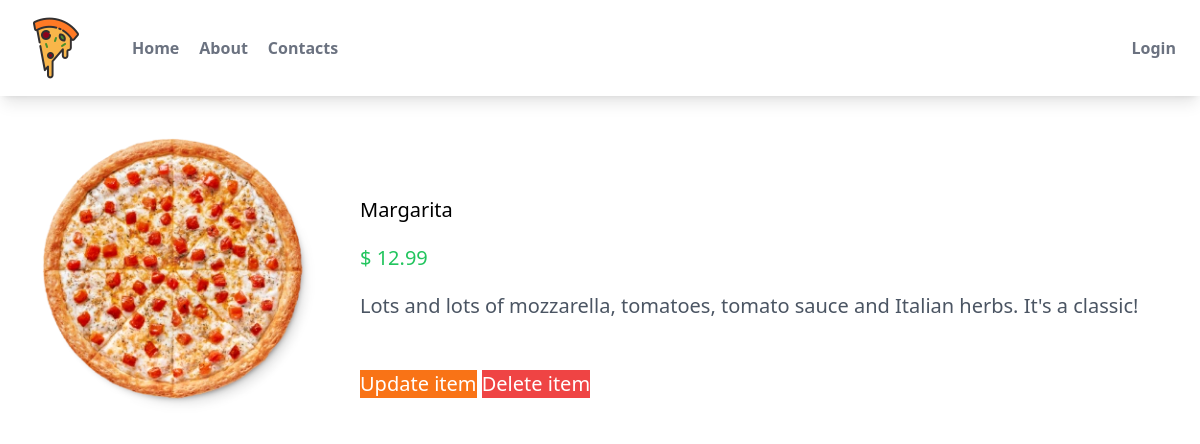
Screenshot of /myapp/2/ with the database file from the repository.
### myapp/models.py (models this page shows, shortened)
class Pizza(models.Model):
    name = models.CharField(max_length=50)
    description = models.CharField(max_length=500)
    price = models.DecimalField(max_digits=5,decimal_places=2)
    image = models.ImageField(blank=True, upload_to='images')

### myapp/views.py (the view)
# urls.py: path("<int:my_id>/",views.pizzas_list_item,name="detail_pizza"),
def pizzas_list_item(request, my_id):
    item = Pizza.objects.get(id=my_id)
    context = {"item": item}
    return render(request, "myapp/detail_pizza.html", context)

### myapp/templates/myapp/detail_pizza.html
{% extends "myapp/index.html" %}
{% load humanize %}
{% block content %}
<div class="flex p-10 w-full h-200">
  <img class="w-1/4" src="{{item.image.url}}" alt="itemPizza">
  <div class="w-3/4 text-xl ml-10 mt-10">
    <p class="mt-5">{{item.name}}</p>
    <p class="mt-5 text-green-500">$ {{item.price | intcomma}}</p>
    <p class="mt-5 text-gray-600">{{item.description}}</p>
    <button class="bg-orange-500 text-white mt-[50px]">
      <a href="{% url 'myapp:update_pizza_item' item.id %}">Update item</a>
    </button>
    <button class="bg-red-500 text-white mt-[50px]">
      <a href="{% url 'myapp:delete_pizza_item' item.id %}">Delete item</a>
    </button>
  </div>
</div>
{% endblock content %}

### myapp/static/myapp/styles.css (style rules this page uses)
html, :host { line-height: 1.5; -webkit-text-size-adjust: 100%; -moz-tab-size: 4; -o-tab-size: 4; tab-size: 4; font-family: ui-sans-serif, system-ui, sans-serif, "Apple Color Emoji", "Segoe UI Emoji", "Segoe UI Symbol", "Noto Color Emoji"; font-feature-settings: normal; font-variation-settings: normal; -webkit-tap-highlight-color: transparent; }
body { margin: 0; line-height: inherit; }
a { color: inherit; text-decoration: inherit; }
button, input, optgroup, select, textarea { font-family: inherit; font-feature-settings: inherit; font-variation-settings: inherit; font-size: 100%; font-weight: inherit; line-height: inherit; color: inherit; margin: 0; padding: 0; }
button, select { text-transform: none; }
button, [type='button'], [type='reset'], [type='submit'] { -webkit-appearance: button; background-color: transparent; background-image: none; }
blockquote, dl, dd, h1, h2, h3, h4, h5, h6, hr, figure, p, pre { margin: 0; }
button, [role="button"] { cursor: pointer; }
img, svg, video, canvas, audio, iframe, embed, object { display: block; vertical-align: middle; }
img, video { max-width: 100%; height: auto; }
.ml-10 { margin-left: 2.5rem; }
.mt-10 { margin-top: 2.5rem; }
.mt-5 { margin-top: 1.25rem; }
.mt-\[50px\] { margin-top: 50px; }
.flex { display: flex; }
.w-1\/4 { width: 25%; }
.w-3\/4 { width: 75%; }
.w-full { width: 100%; }
.bg-orange-500 { --tw-bg-opacity: 1; background-color: rgb(249 115 22 / var(--tw-bg-opacity)); }
.bg-red-500 { --tw-bg-opacity: 1; background-color: rgb(239 68 68 / var(--tw-bg-opacity)); }
.p-10 { padding: 2.5rem; }
.text-xl { font-size: 1.25rem; line-height: 1.75rem; }
.text-gray-600 { --tw-text-opacity: 1; color: rgb(75 85 99 / var(--tw-text-opacity)); }
.text-green-500 { --tw-text-opacity: 1; color: rgb(34 197 94 / var(--tw-text-opacity)); }
.text-white { --tw-text-opacity: 1; color: rgb(255 255 255 / var(--tw-text-opacity)); }

### rows the page displays
Pizza: image (picture), name "Margarita", price "12.99", description "Lots and lots of mozzarella, tomatoes, tomato sauce and Italian herbs. It's a classic!"
